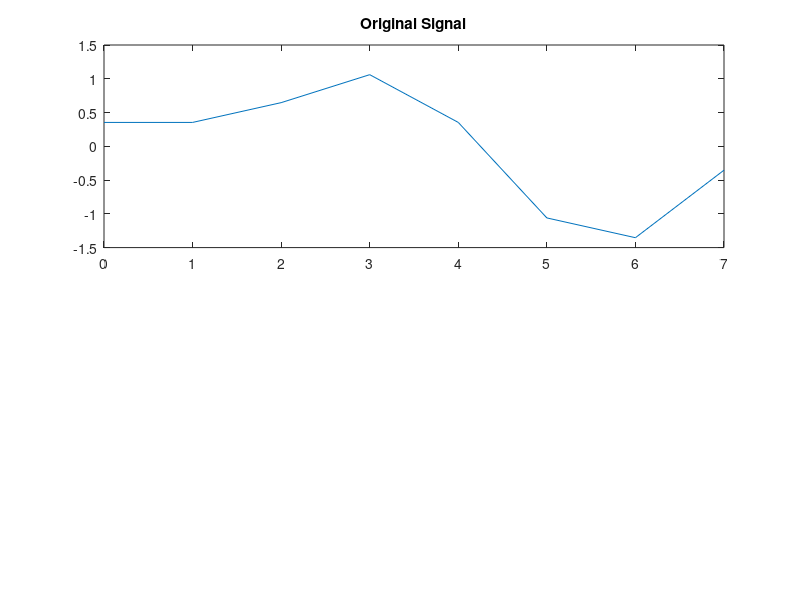
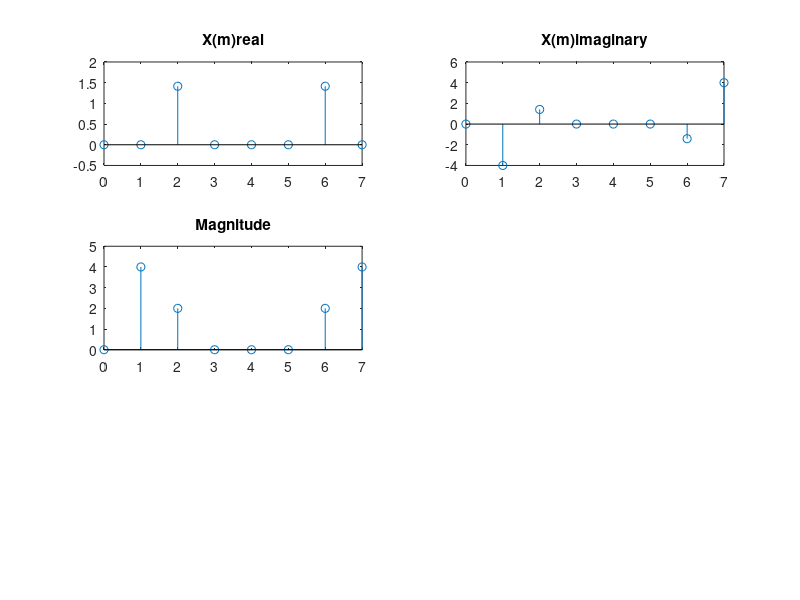

Here is the MATLAB script that generated these plots, in order: (Note: this script raises an error after producing the figures.)
clc;
close all;
clear all;

fs = 8000;
ts = 1/fs;
N = 8;
n = 0:N-1;

x = sin(2*pi*1000*n*ts) + 0.5*sin(2*pi*ts*2000*n + ((3*pi)/4));
figure(1)
subplot(2,1,1)
plot(n,x);
title('Original Signal');


X = zeros(N,1);
for m = 1:N
    for n = 1:N
        X(m) = X(m) + x(n) * exp(-2j*pi*(m-1)*(n-1)/ N);
    end
end


n = 0:N-1;
figure(2)
subplot(3,2,1)
stem(n, real(X)), title('X(m)real');

subplot(3,2,2)
stem(n, imag(X)), title('X(m)imaginary');

subplot(3,2,3)
stem(n, abs(X)), title('Magnitude');


%Phase spectram of 
a = round(real(X), 3);
b = round(imag(X), 3);
s = atan(b/a);
subplot(3,2,4);
stem(n, rad2deg(s)), title('phase');

y = abs(X).^2;
subplot(3,2,5)
stem(n, y), title('Power Spectrum');


%inverse dft
len = length(X);
x = zeros(1, len);

for n=1:len
    for m=1:len
        x(n) = x(n) + ((1/n)*(X(m) * exp(2j*pi*(m-1)*(n-1)/len)));
    end
end

n=0:N-1;

%Return to figure(1)
figure(1);
subplot(2,1,2);
plot(n, real(x)), title('Inverse DFT');
